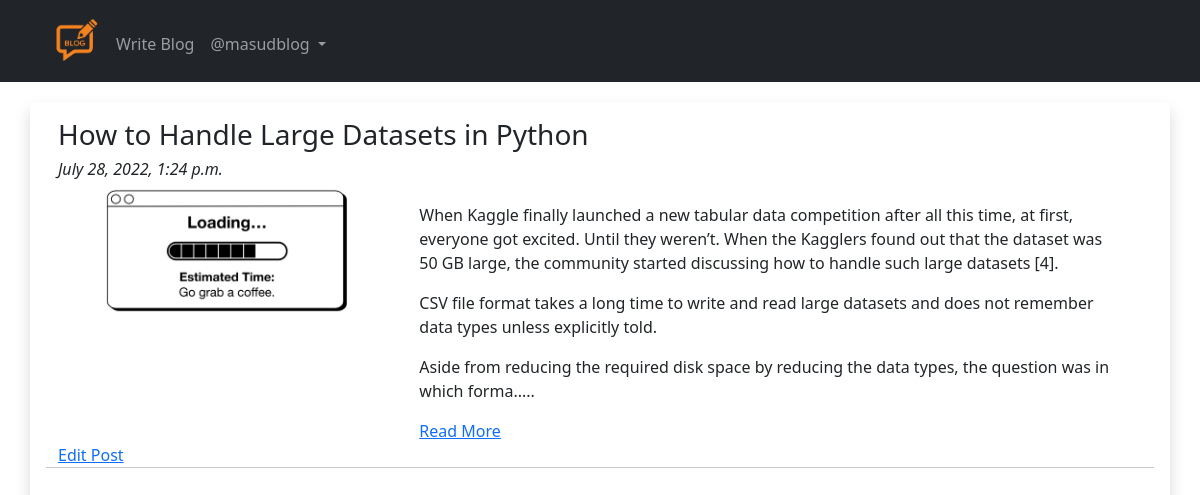
The app's page /blog/my-blogs (signed in), older data.
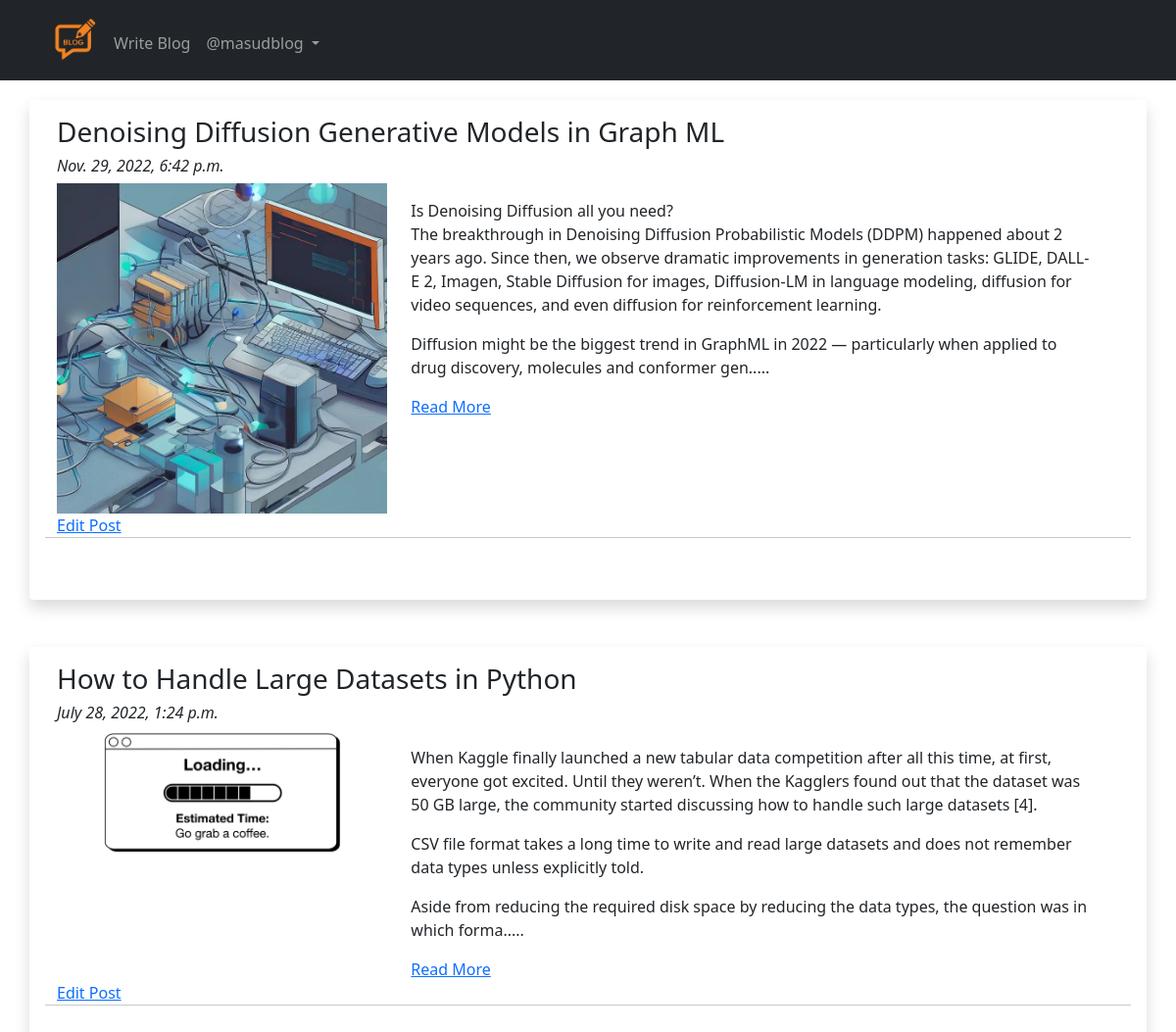
The same page, newer data.
### App_Blog/models.py (models this page shows, shortened)
class Blog(models.Model):
    author = models.ForeignKey(User, on_delete=models.CASCADE, related_name='post_author')
    blog_title = models.CharField(max_length=264, verbose_name='Put a Title')
    slug = models.SlugField(max_length=264, unique=True)
    blog_content = models.TextField(verbose_name='What is on your mind?')
    blog_image = models.ImageField(upload_to='blog_images', verbose_name='Image')
    publish_date = models.DateTimeField(auto_now_add=True)
    update_date = models.DateTimeField(auto_now=True)
    class Meta:
        ordering = ['-publish_date',]

### App_Blog/views.py (the view)
# urls.py: path('my-blogs', views.MyBlogs.as_view(), name='my_blogs'),
class MyBlogs(LoginRequiredMixin,TemplateView):
    template_name = 'App_Blog/my_blogs.html'

### App_Blog/templatetags/custom_filters.py (called while the page is built)
def range_filter(value):
    return value[0:500] + "....."

### templates/App_Blog/my_blogs.html (shortened to what this page needs)
{% extends 'base.html' %}
{% load custom_filters %}
{% block body_block %}
{% for blog in user.post_author.all %}
    <div class="row shadow p-3 mb-5 rounded">
        <h3>{{blog.blog_title}}</h3>
        <h6><i>{{blog.publish_date}}</i></h6>
        <div class="row">
            <div class="col-sm-4">
                <img src="/media/{{blog.blog_image}}" width="100%">
            </div>
            <div class="col-sm-8">
                <p>{{blog.blog_content|range_filter|linebreaks}}</p>
                <a href="{% url 'App_Blog:blog_details' slug=blog.slug %}">Read More</a>
            </div>
        </div><br>
        <a href="{% url 'App_Blog:edit_blog' pk=blog.pk %}">Edit Post</a><hr>
        <br><br>
    </div>
    {% endfor %}
{% endblock body_block %}

Row changes from the older to the newer data that the page shows:
added Blog: blog_title "Denoising Diffusion Generative Models in Graph ML", publish_date "Nov. 29, 2022, 6:42 p.m.", blog_image (picture), blog_content|range_filter "Is Denoising Diffusion all you need? The breakthrough in Denoising Diffusion Probabilistic Models (DDPM) happened about 2 years ago. Since then, we observe dramatic improvements in generation tasks: GLIDE, DALL-E 2, Imagen, Stable Diffusion for images, Diffusion-LM in language modeling, diffusion for video sequences, and even diffusion for reinforcement learning. Diffusion might be the biggest trend in GraphML in 2022 — particularly when applied to drug discovery, molecules and conformer gen....."
